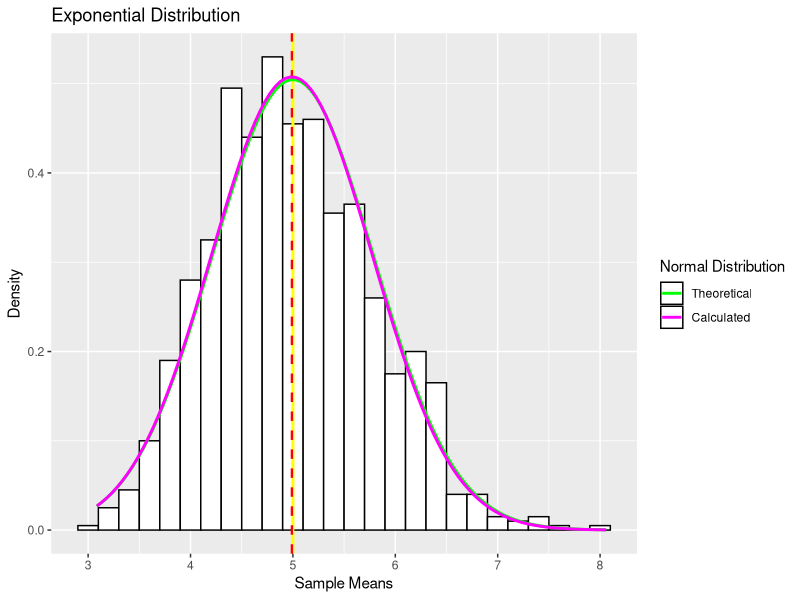

This chart was generated by the following R code:
## ---- chunk 1
knitr::opts_chunk$set(cache = TRUE, echo = TRUE)
## ---- chunk 2
library(ggplot2)
set.seed(1)
## ---- chunk 3
n <- 40
lambda <- .2
sim <- 1000
## ---- chunk 4
dataset <- matrix(rexp(n*sim, lambda), sim)
dim(dataset)
## ---- chunk 5
theoMean <- 1 / lambda
sampleMeans <- apply(dataset, 1, mean)
calMean <- mean(sampleMeans)
round(calMean,2)
## ---- chunk 6
theoSD <- (1 / lambda) * (1/sqrt(n))
theoVar <- theoSD^2
round(theoSD, 3)#Theoretical SD
round(theoVar, 3) #Theoretical Variance
calVar <- var(sampleMeans)
calSD <- sd(sampleMeans)
round(calSD, 3) #Calculated SD
round(calVar,3) #Calculated Variance
## ---- chunk 7
sampleMeansData <- data.frame(sampleMeans)
g <- ggplot(data = sampleMeansData, aes(x=sampleMeans)) 
g + geom_histogram(binwidth = lambda, fill = "white", color="black", aes(y = ..density..), show.legend = TRUE, legendPosition = "top") +
    geom_vline(xintercept = theoMean, color = "yellow", size = 1) +
    geom_vline(xintercept = calMean, color = "red", size = .8, linetype = "dashed") +
    stat_function(fun = dnorm, args = list(mean = theoMean, sd = theoSD), aes(color = "green"), size = 1) +
    stat_function(fun = dnorm, args = list(mean = calMean, sd = calSD), aes(color = "magenta"), size = 1) + 
    labs(title = "Exponential Distribution", x = "Sample Means", y = "Density")+
    scale_colour_identity(name = "Normal Distribution",labels = c("Theoretical", "Calculated"),guide = "legend")
